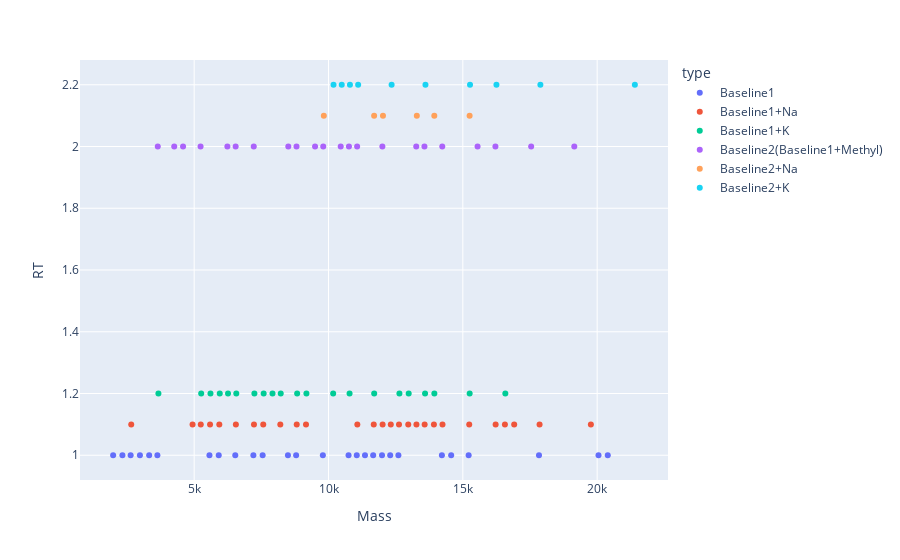
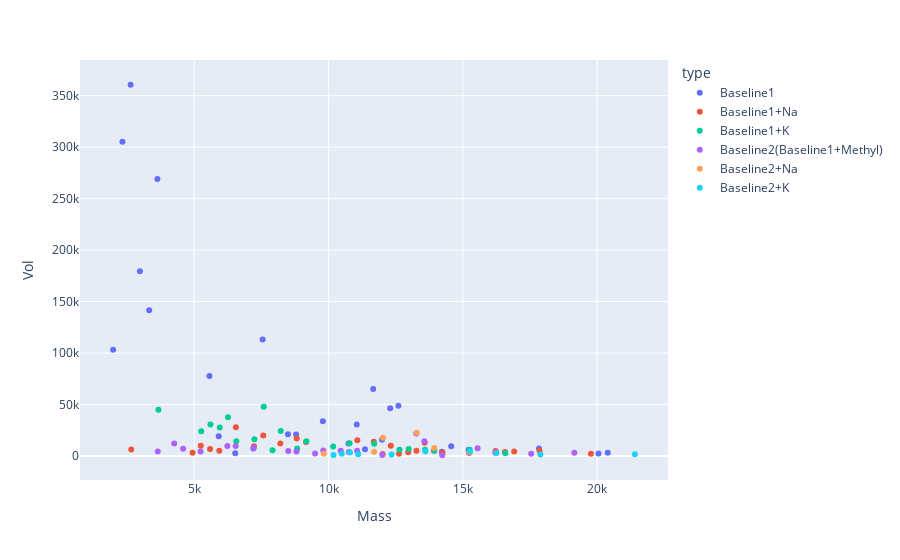

Write notebook code for charts like these, in order.
### Code cell
# match Methyls, -M, +M, +2M

# df_tmp = df_203_5p_6mG.copy()
df_tmp = df_232_5p.copy()
df_tmp = df_tmp[df_tmp.Mass<24189]
# df_tmp = df_tmp[df_tmp.Mass>20200]
# df_tmp = df_tmp[df_tmp.Mass<4200]
df_sample = df2_alkb
dfm1 = match_dfs_with_adducts(df_tmp, df_sample)
# dfm1.RT = 0
for idx, df in enumerate(dfm1):
    df['RT'] = 1 + idx/10.
# plotly_multi_zones(dfm1)

# df_tmp = df_204_5p.copy()
df_tmp.Mass +=  M
dfm2 = match_dfs_with_adducts(df_tmp, df_sample)
# dfm2.RT = 1
for idx, df in enumerate(dfm2):
    df['RT'] = 2 + idx/10.
print(len(dfm1), len(dfm2))
# plotly_zones(dfm1[0], dfm2[0], names=['Baseline1', 'Baseline2(Baseline1+1Da)'])
# plotly_zones(dfm1[0], dfm2[0], names=['Baseline1', 'Baseline2(Baseline1+1Da)'], y='Vol')
df_all = dfm1.copy()
df_all.extend(dfm2)
plotly_multi_zones(df_all, names=['Baseline1', 'Baseline1+Na', 'Baseline1+K', 'Baseline2(Baseline1+Methyl)', 'Baseline2+Na', 'Baseline2+K'])
plotly_multi_zones(df_all, names=['Baseline1', 'Baseline1+Na', 'Baseline1+K', 'Baseline2(Baseline1+Methyl)', 'Baseline2+Na', 'Baseline2+K'], y='Vol')

# df_tmp = df_189_5p.copy()
# dfm4 = match_dfs_with_adducts(df_tmp, df_sample)
# dfm4.RT = -2
# # plotly_zones(dfm1, dfm2)

# # df_tmp.Mass += 2*M
# df_tmp = df_232_5p.copy()
# dfm3 = match_dfs_with_adducts(df_tmp, df_sample)
# dfm3.RT = 1

# plotly_multi_zones([dfm1, dfm2, dfm3, dfm4], y='RT')
# plotly_multi_zones([dfm1, dfm2, dfm3, dfm4], y='Vol')

### Figure 1 — Plotly figure (JSON) as saved in the notebook; plotly's stock layout.template omitted (floating-point values rounded to 4 significant figures)
{"data": [{"hovertemplate": "type=Baseline1<br>Mass=%{x}<br>RT=%{y}<extra></extra>", "legendgroup": "Baseline1", "marker": {"color": "#636efa", "symbol": "circle"}, "mode": "markers", "name": "Baseline1", "orientation": "v", "showlegend": true, "type": "scatter", "x": [2635.0, 2329.0, 3631.0, 2980.0, 3325.0, 7549.0, 1984.0, 5569.0, 11660.0, 12600.0, 12300.0, 9790.0, 11050.0, 8490.0, 8795.0, 5914.0, 11990.0, 10750.0, 14570.0, 7204.0, 17830.0, 11360.0, 15220.0, 14220.0, 20390.0, 6530.0, 20050.0], "xaxis": "x", "y": [1, 1, 1, 1, 1, 1, 1, 1, 1, 1, 1, 1, 1, 1, 1, 1, 1, 1, 1, 1, 1, 1, 1, 1, 1, 1, 1], "yaxis": "y"}, {"hovertemplate": "type=Baseline1+Na<br>Mass=%{x}<br>RT=%{y}<extra></extra>", "legendgroup": "Baseline1+Na", "marker": {"color": "#EF553B", "symbol": "circle"}, "mode": "markers", "name": "Baseline1+Na", "orientation": "v", "showlegend": true, "type": "scatter", "x": [6552.0, 7571.0, 8817.0, 11070.0, 11680.0, 9162.0, 13580.0, 8206.0, 5246.0, 12320.0, 7226.0, 5591.0, 2657.0, 13920.0, 13270.0, 5936.0, 17860.0, 16220.0, 16910.0, 16570.0, 12970.0, 14240.0, 4940.0, 15240.0, 12620.0, 19770.0, 12010.0], "xaxis": "x", "y": [1.1, 1.1, 1.1, 1.1, 1.1, 1.1, 1.1, 1.1, 1.1, 1.1, 1.1, 1.1, 1.1, 1.1, 1.1, 1.1, 1.1, 1.1, 1.1, 1.1, 1.1, 1.1, 1.1, 1.1, 1.1, 1.1, 1.1], "yaxis": "y"}, {"hovertemplate": "type=Baseline1+K<br>Mass=%{x}<br>RT=%{y}<extra></extra>", "legendgroup": "Baseline1+K", "marker": {"color": "#00cc96", "symbol": "circle"}, "mode": "markers", "name": "Baseline1+K", "orientation": "v", "showlegend": true, "type": "scatter", "x": [7587.0, 3669.0, 6260.0, 5607.0, 5952.0, 8222.0, 5262.0, 7242.0, 6568.0, 9178.0, 10780.0, 11700.0, 10170.0, 8833.0, 12980.0, 12640.0, 15250.0, 13590.0, 7916.0, 13940.0, 16580.0], "xaxis": "x", "y": [1.2, 1.2, 1.2, 1.2, 1.2, 1.2, 1.2, 1.2, 1.2, 1.2, 1.2, 1.2, 1.2, 1.2, 1.2, 1.2, 1.2, 1.2, 1.2, 1.2, 1.2], "yaxis": "y"}, {"hovertemplate": "type=Baseline2(Baseline1+Methyl)<br>Mass=%{x}<br>RT=%{y}<extra></extra>", "legendgroup": "Baseline2(Baseline1+Methyl)", "marker": {"color": "#ab63fa", "symbol": "circle"}, "mode": "markers", "name": "Baseline2(Baseline1+Methyl)", "orientation": "v", "showlegend": true, "type": "scatter", "x": [13270.0, 13570.0, 4257.0, 6236.0, 6544.0, 7218.0, 15550.0, 4587.0, 9804.0, 10450.0, 11070.0, 8504.0, 3645.0, 8809.0, 5238.0, 10760.0, 19150.0, 16210.0, 9499.0, 17540.0, 12010.0, 14230.0], "xaxis": "x", "y": [2, 2, 2, 2, 2, 2, 2, 2, 2, 2, 2, 2, 2, 2, 2, 2, 2, 2, 2, 2, 2, 2], "yaxis": "y"}, {"hovertemplate": "type=Baseline2+Na<br>Mass=%{x}<br>RT=%{y}<extra></extra>", "legendgroup": "Baseline2+Na", "marker": {"color": "#FFA15A", "symbol": "circle"}, "mode": "markers", "name": "Baseline2+Na", "orientation": "v", "showlegend": true, "type": "scatter", "x": [13290.0, 12030.0, 13940.0, 11700.0, 15250.0, 9826.0], "xaxis": "x", "y": [2.1, 2.1, 2.1, 2.1, 2.1, 2.1], "yaxis": "y"}, {"hovertemplate": "type=Baseline2+K<br>Mass=%{x}<br>RT=%{y}<extra></extra>", "legendgroup": "Baseline2+K", "marker": {"color": "#19d3f3", "symbol": "circle"}, "mode": "markers", "name": "Baseline2+K", "orientation": "v", "showlegend": true, "type": "scatter", "x": [13610.0, 15270.0, 10800.0, 16250.0, 10490.0, 11100.0, 21400.0, 17890.0, 12350.0, 10190.0], "xaxis": "x", "y": [2.2, 2.2, 2.2, 2.2, 2.2, 2.2, 2.2, 2.2, 2.2, 2.2], "yaxis": "y"}], "layout": {"legend": {"title": {"text": "type"}, "tracegroupgap": 0}, "margin": {"t": 60}, "xaxis": {"anchor": "y", "domain": [0, 1], "title": {"text": "Mass"}}, "yaxis": {"anchor": "x", "domain": [0, 1], "title": {"text": "RT"}}}}

### Figure 2 — Plotly figure (JSON) as saved in the notebook; plotly's stock layout.template omitted (floating-point values rounded to 4 significant figures)
{"data": [{"hovertemplate": "type=Baseline1<br>Mass=%{x}<br>Vol=%{y}<extra></extra>", "legendgroup": "Baseline1", "marker": {"color": "#636efa", "symbol": "circle"}, "mode": "markers", "name": "Baseline1", "orientation": "v", "showlegend": true, "type": "scatter", "x": [2635.0, 2329.0, 3631.0, 2980.0, 3325.0, 7549.0, 1984.0, 5569.0, 11660.0, 12600.0, 12300.0, 9790.0, 11050.0, 8490.0, 8795.0, 5914.0, 11990.0, 10750.0, 14570.0, 7204.0, 17830.0, 11360.0, 15220.0, 14220.0, 20390.0, 6530.0, 20050.0], "xaxis": "x", "y": [360600.0, 305200.0, 269000.0, 179500.0, 141600.0, 113100.0, 103200.0, 77780.0, 65040.0, 48800.0, 46290.0, 33740.0, 30720.0, 21160.0, 20960.0, 19150.0, 15860.0, 12180.0, 9468.0, 7372.0, 7361.0, 6622.0, 6119.0, 4214.0, 3170.0, 2605.0, 2411.0], "yaxis": "y"}, {"hovertemplate": "type=Baseline1+Na<br>Mass=%{x}<br>Vol=%{y}<extra></extra>", "legendgroup": "Baseline1+Na", "marker": {"color": "#EF553B", "symbol": "circle"}, "mode": "markers", "name": "Baseline1+Na", "orientation": "v", "showlegend": true, "type": "scatter", "x": [6552.0, 7571.0, 8817.0, 11070.0, 11680.0, 9162.0, 13580.0, 8206.0, 5246.0, 12320.0, 7226.0, 5591.0, 2657.0, 13920.0, 13270.0, 5936.0, 17860.0, 16220.0, 16910.0, 16570.0, 12970.0, 14240.0, 4940.0, 15240.0, 12620.0, 19770.0, 12010.0], "xaxis": "x", "y": [27920.0, 20040.0, 17080.0, 15330.0, 13870.0, 13630.0, 12960.0, 12120.0, 9980.0, 9901.0, 9418.0, 6825.0, 6414.0, 5222.0, 5205.0, 5196.0, 5101.0, 4942.0, 4286.0, 4021.0, 3646.0, 3537.0, 3112.0, 3002.0, 2259.0, 2085.0, 1900.0], "yaxis": "y"}, {"hovertemplate": "type=Baseline1+K<br>Mass=%{x}<br>Vol=%{y}<extra></extra>", "legendgroup": "Baseline1+K", "marker": {"color": "#00cc96", "symbol": "circle"}, "mode": "markers", "name": "Baseline1+K", "orientation": "v", "showlegend": true, "type": "scatter", "x": [7587.0, 3669.0, 6260.0, 5607.0, 5952.0, 8222.0, 5262.0, 7242.0, 6568.0, 9178.0, 10780.0, 11700.0, 10170.0, 8833.0, 12980.0, 12640.0, 15250.0, 13590.0, 7916.0, 13940.0, 16580.0], "xaxis": "x", "y": [47790.0, 44860.0, 37730.0, 30540.0, 27800.0, 24190.0, 24020.0, 16290.0, 14440.0, 14380.0, 12410.0, 11850.0, 9358.0, 7255.0, 6764.0, 6205.0, 6075, 5974.0, 5540.0, 5050.0, 2589.0], "yaxis": "y"}, {"hovertemplate": "type=Baseline2(Baseline1+Methyl)<br>Mass=%{x}<br>Vol=%{y}<extra></extra>", "legendgroup": "Baseline2(Baseline1+Methyl)", "marker": {"color": "#ab63fa", "symbol": "circle"}, "mode": "markers", "name": "Baseline2(Baseline1+Methyl)", "orientation": "v", "showlegend": true, "type": "scatter", "x": [13270.0, 13570.0, 4257.0, 6236.0, 6544.0, 7218.0, 15550.0, 4587.0, 9804.0, 10450.0, 11070.0, 8504.0, 3645.0, 8809.0, 5238.0, 10760.0, 19150.0, 16210.0, 9499.0, 17540.0, 12010.0, 14230.0], "xaxis": "x", "y": [21860.0, 14310.0, 12150.0, 9784.0, 9761.0, 7950.0, 7547.0, 7104.0, 5426.0, 5147.0, 5115.0, 4831.0, 4479.0, 4472.0, 4436.0, 3963.0, 3212.0, 3162.0, 2521.0, 2234.0, 877.9, 747.5], "yaxis": "y"}, {"hovertemplate": "type=Baseline2+Na<br>Mass=%{x}<br>Vol=%{y}<extra></extra>", "legendgroup": "Baseline2+Na", "marker": {"color": "#FFA15A", "symbol": "circle"}, "mode": "markers", "name": "Baseline2+Na", "orientation": "v", "showlegend": true, "type": "scatter", "x": [13290.0, 12030.0, 13940.0, 11700.0, 15250.0, 9826.0], "xaxis": "x", "y": [22520.0, 17730.0, 7839.0, 4230.0, 3702.0, 2227.0], "yaxis": "y"}, {"hovertemplate": "type=Baseline2+K<br>Mass=%{x}<br>Vol=%{y}<extra></extra>", "legendgroup": "Baseline2+K", "marker": {"color": "#19d3f3", "symbol": "circle"}, "mode": "markers", "name": "Baseline2+K", "orientation": "v", "showlegend": true, "type": "scatter", "x": [13610.0, 15270.0, 10800.0, 16250.0, 10490.0, 11100.0, 21400.0, 17890.0, 12350.0, 10190.0], "xaxis": "x", "y": [4547.0, 4414.0, 3360.0, 2948.0, 2102.0, 1755.0, 1627.0, 1522.0, 1438.0, 1088.0], "yaxis": "y"}], "layout": {"legend": {"title": {"text": "type"}, "tracegroupgap": 0}, "margin": {"t": 60}, "xaxis": {"anchor": "y", "domain": [0, 1], "title": {"text": "Mass"}}, "yaxis": {"anchor": "x", "domain": [0, 1], "title": {"text": "Vol"}}}}
